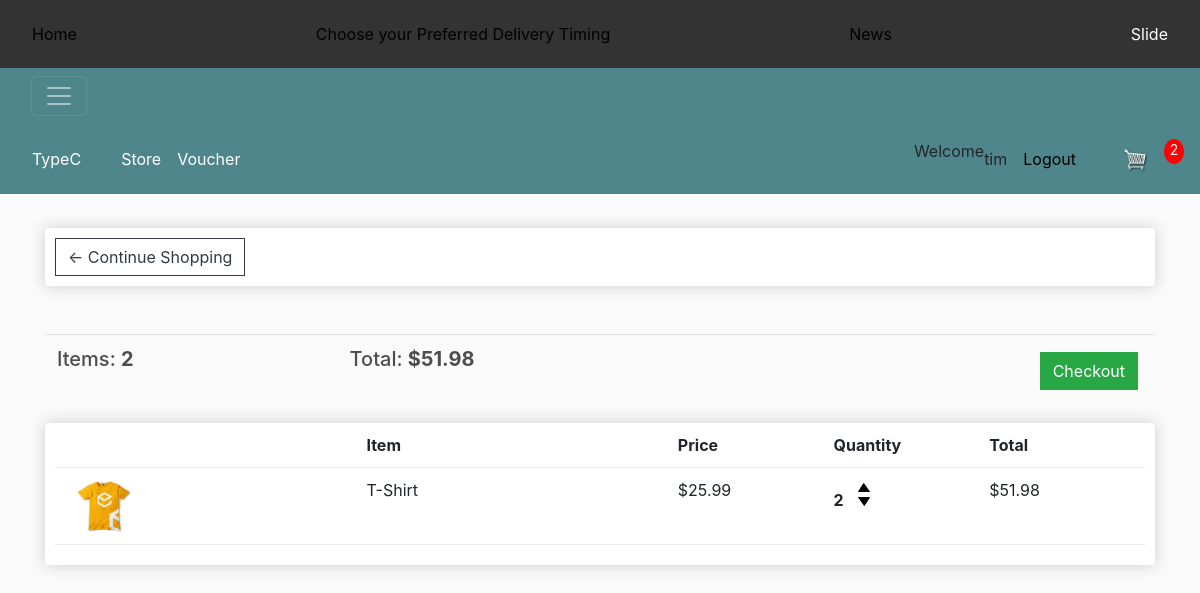
/cart/ (signed in), run on an earlier commit of the app's database.
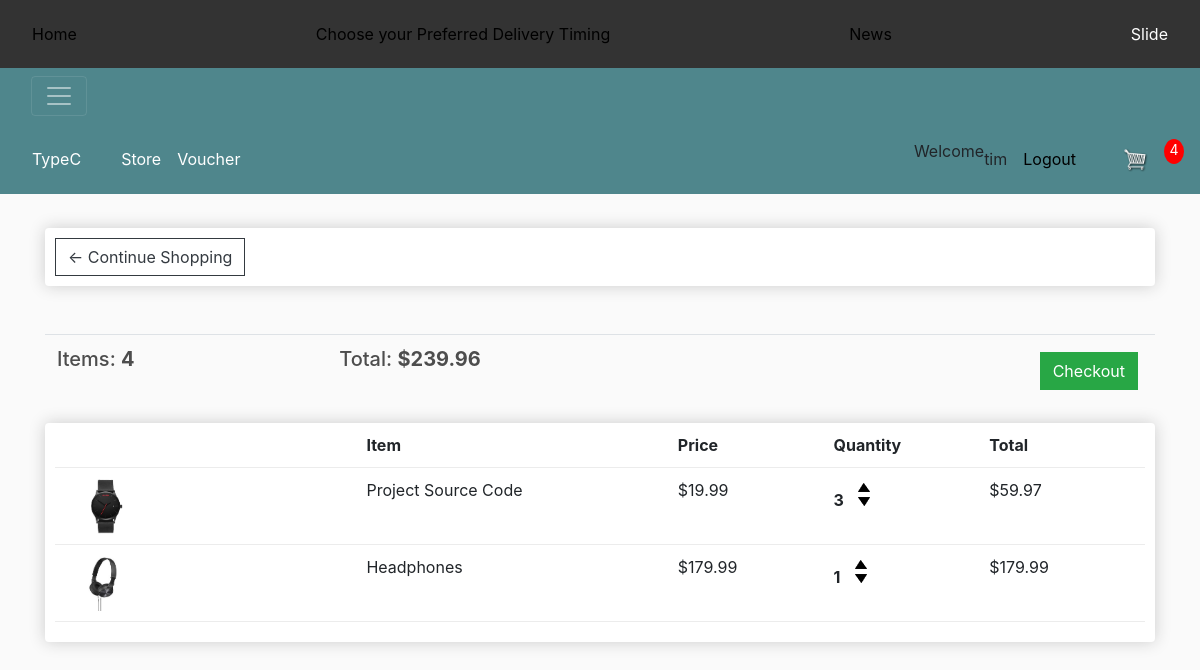
And on a later commit of the database.
### store/models.py (models this page shows, shortened)
class Order(models.Model):
    customer = models.ForeignKey(Customer, on_delete=models.SET_NULL, blank=True, null=True)
    date_ordered = models.DateTimeField(auto_now_add=True)
    complete = models.BooleanField(default=False, null=True, blank=False)
    transaction_id = models.CharField(max_length=200, null=True)
    @property
    def get_cart_total(self):
        orderitems = self.orderitem_set.all()
        total = sum([item.get_total for item in orderitems])
        return total
    @property
    def get_cart_items(self):
        orderitems = self.orderitem_set.all()
        total = sum([item.quantity for item in orderitems])
        return total

class OrderItem(models.Model):
    product = models.ForeignKey(Product, on_delete=models.SET_NULL, blank=True, null=True)
    order = models.ForeignKey(Order, on_delete=models.SET_NULL, blank=True, null=True)
    quantity = models.IntegerField(default=0, null=True, blank=True)
    date_added = models.DateTimeField(auto_now_add=True)
    @property
    def get_total(self):
        total = self.product.price * self.quantity
        return total

class Product(models.Model):
    name = models.CharField(max_length=200, null=True)
    price = models.DecimalField(max_digits=7, decimal_places=2)
    digital = models.BooleanField(default=False, null=True, blank=False)
    image = models.ImageField(null=True, blank=True)
    @property
    def imageURL(self):
        try:
            url = self.image.url
        except:
            url = ''
        return url

### store/views.py (the view)
# urls.py: path('cart/', views.cart, name="cart"),
def cart(request):
    data = cartData(request)
    cartItems = data['cartItems']
    order = data['order']
    items = data['items']
    context = {'items':items, 'order':order, 'cartItems':cartItems}
    return render(request, 'store/cart.html', context)

### store/utils.py (called while the page is built)
def cartData(request):
    if request.user.is_authenticated:
        customer = request.user.customer
        order, created = Order.objects.get_or_create(customer=customer, complete=False)
        items = order.orderitem_set.all()
        cartItems = order.get_cart_items
    else:
        cookieData = cookieCart(request)
        cartItems = cookieData['cartItems']
        order = cookieData['order']
        items = cookieData['items']
    return {'cartItems': cartItems, 'order':order, 'items':items}

### store/templates/store/cart.html
{% extends 'store/main.html' %}
{% load static %}
{% block content %}
<div class="row">
    <div class="col-lg-12">
        <div class="box-element">
            <a class="btn btn-outline-dark" href="{% url 'store' %}">&#x2190; Continue Shopping</a>
        </div>
        <br>
        <br>
        <table class="table">
            <tr>
                <th><h5>Items: <strong>{{order.get_cart_items}}</strong></h5></th>
                <th><h5>Total: <strong>${{order.get_cart_total|floatformat:2}}</strong></h5></th>
                <th>
                    <a style="float:right; margin: 5px" class="btn btn-success" href="{% url 'checkout' %}" onclick="return confirm('Go to checkout page?')">Checkout</a>
                </th>
            </tr>
        </table>
        <div class="box-element">
            <div class="cart-row">
                <div style="flex:2"></div>
                <div style="flex:2"><strong>Item</strong></div>
                <div style="flex:1"><strong>Price</strong></div>
                <div style="flex:1"><strong>Quantity</strong></div>
                <div style="flex:1"><strong>Total</strong></div>
            </div>
            {% for item in items %}
            <div class="cart-row">
                <div style="flex:2"><img class="row-image" src="{{item.product.imageURL}}"></div>
                <div style="flex:2">{{item.product.name}}</div>
                <div style="flex:1">${{item.product.price|floatformat:2}}</div>
                <div style="flex:1">
                    <p class="quantity">{{item.quantity}}</p>
                    <div class="quantity">
                        <img data-product="{{item.product.id}}" data-action="add" class="chg-quantity update-cart" src="{% static 'images/arrow-up.png' %}">
                        <img data-product="{{item.product.id}}" data-action="remove" class="chg-quantity update-cart" src="{% static 'images/arrow-down.png' %}">
                    </div>
                </div>
                <div style="flex:1">${{item.get_total}}</div>
            </div>
            {% endfor %}
        </div>
    </div>
</div>
{% endblock content %}

### store/templates/store/main.html (shortened to what this page needs)
<!DOCTYPE html>
{% load static %}
<html>
<head>
	<link rel="stylesheet" href="https://stackpath.bootstrapcdn.com/bootstrap/4.4.1/css/bootstrap.min.css">
	<link rel="stylesheet" type="text/css" href="{% static 'css/main.css' %}">
</head>
<body>
	<div class="navbar">
		<a href="{#home}">Home</a>
		<a href="{% url 'deliverytiming' %}">Choose your Preferred Delivery Timing</a>
		<a href="#news">News</a>
		<div class="dropdown">
		  <button class="dropbtn">Slide
		  </button>
		</div>
	  </div>
	  <nav class="navbar navbar-dark bg-dark">
		<div class="container-fluid">
		  <button class="navbar-toggler" type="button" data-bs-toggle="collapse" data-bs-target="#navbarToggleExternalContent" aria-controls="navbarToggleExternalContent" aria-expanded="false" aria-label="Toggle navigation">
			<span class="navbar-toggler-icon"></span>
		  </button>
		</div>
	  </nav>
	<nav class="navbar navbar-expand-lg navbar-dark bg-dark">
	  <a class="navbar-brand" href="{% url 'store' %}">TypeC</a>
	  <div class="collapse navbar-collapse" id="navbarSupportedContent">
	    <ul class="navbar-nav mr-auto">
	      <li class="nav-item active">
	        <a class="nav-link" href="{% url 'store' %}">Store <span class="sr-only">(current)</span></a>
			<a class="nav-link" href="{% url 'voucher' %}">Voucher <span class="sr-only">(current)</span></a>
	      </li>
	    </ul>
	    <div class="form-inline my-2 my-lg-0">
			{% if request.user.is_authenticated %}
			<p>Welcome</p>{{user.username}}
			<a href="{% url 'logout' %}">Logout</a>
			{% else %}
			<a href="{% url 'register' %}"class="btn btn-warning">Register or</a>
			<a href="{% url 'login' %}"class="btn btn-warning">Login</a>
			{% endif %}
	     	<a href="{% url 'cart' %}">
	    		<img  id="cart-icon" src="{% static 'images/cart.png' %}">
	    	</a>
	    	<p id="cart-total">{{cartItems}}</p>
	    </div>
	  </div>
	</nav>
     <div class="container">
            <br>
            {% block content %}
            {% endblock content %}
         </div>
</body>
</html>

### static/css/main.css (style rules this page uses)
body { background-color: hsl(0, 0%, 98%); }
h1,h2,h3,h4,h5,h6 { color:hsl(0, 0%, 30%); }
.box-element { box-shadow:hsl(0, 0%, 80%) 0 0 16px; background-color: #fff; border-radius: 4px; padding: 10px; }
.bg-dark { background-color: #4f868c!important; }
#cart-icon { width:25px; display: inline-block; margin-left: 15px; }
#cart-total { display: block; text-align: center; color:#fff; background-color: red; width: 20px; height: 25px; border-radius: 50%; font-size: 14px; }
.col-lg-4, .col-lg-6, .col-lg-8, .col-lg-12 { margin-top: 10px; }
.btn { border-radius: 0; }
.row-image { width: 100px; }
.cart-row { display: flex; align-items: flex-stretch; padding-bottom: 10px; margin-bottom: 10px; border-bottom: 1px solid #ececec; }
.quantity { display: inline-block; font-weight: 700; padding-right:10px; }
.chg-quantity { width: 12px; cursor: pointer; display: block; margin-top: 5px; transition:.1s; }
.navbar { background-color: #333; }
.navbar a { float: left; font-size: 16px; color: rgb(0, 0, 0); text-align: center; padding: 14px 16px; text-decoration: none; }
.dropdown { float: right; position: relative; }
.dropdown .dropbtn { font-size: 16px; border: none; outline: none; color: white; padding: 14px 16px; background-color: inherit; font-family: inherit; margin: 0; }

What changed in the data, as far as the page shows it:
removed OrderItem: product.imageURL (picture), product.name "T-Shirt", product.price "25.99", quantity "2", get_total "51.98"
computed for Order: get_cart_items "2" → "4"; get_cart_total "51.98" → "239.96"
added OrderItem: product.imageURL (picture), product.name "Project Source Code", product.price "19.99", quantity "3", get_total "59.97"
added OrderItem: product.imageURL (picture), product.name "Headphones", product.price "179.99", quantity "1", get_total "179.99"
Also different on the page:
{{ cartItems }}: "2" → "4"
